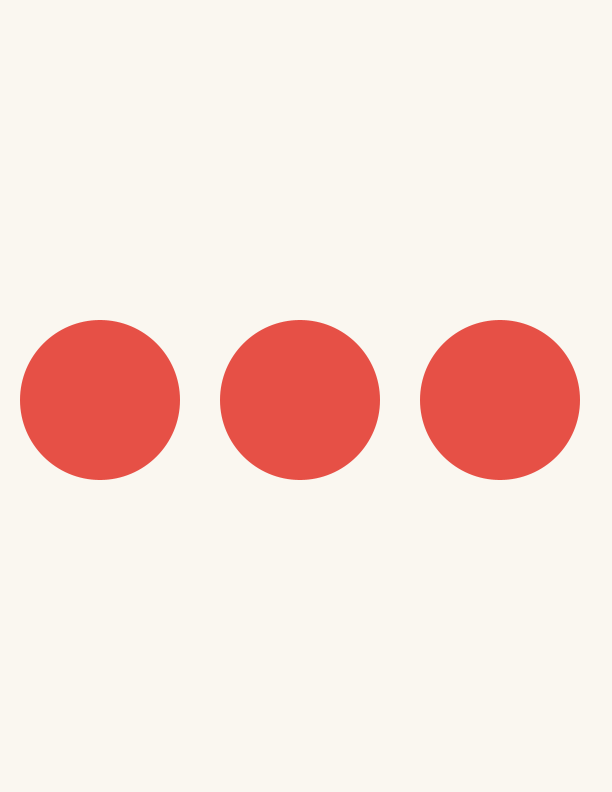
Frame 1 (no input)
Frame 2 (the mouse pressed at the canvas centre, redrawn once): identical to frame 1, image omitted

The Processing sketch that drew this single still picture (run headless with seeded random() and noise(); the mouse was pressed at the canvas centre and the sketch redrawn once):

// Processing sketch: Step03_ThreeCircles
// ── Step03_ThreeCircles.pde
/* ===========================================================
   STEP 3 — THREE CIRCLES
   ===========================================================

   We want a row of circles across the page.

   Replace your one ellipse() line with the three new ellipse()
   lines below.

   =========================================================== */

void settings() {
  size(612, 792);
  pixelDensity(1);   // one pixel for every point on the page
}

void setup() {
  noLoop();   // draw once, then wait
}

void draw() {
  background(250, 247, 240);
  fill(230, 80, 70);
  noStroke();

  // ******************************************
  // ***** REPLACE WITH THESE THREE LINES *****
  // ******************************************
  ellipse(100, 400, 160, 160);
  ellipse(300, 400, 160, 160);
  ellipse(500, 400, 160, 160);
}

/* ===========================================================
   Notes:

   A COLOR STAYS SET UNTIL YOU CHANGE IT

   There is one fill() line, and three circles. All three come
   out the same red.

   fill() does not draw anything. It sets the color that every
   shape after it will use, and it keeps that setting until
   another fill() changes it.

   TRY THESE:
     // -------------------------------------------------
     // add this line between the first and second ellipse()

     fill(60, 120, 180);     // only the circles BELOW this line
                             // change. The first one was already
                             // drawn, so it keeps the old color

     // Try adding a different fill() for each circle.

     // -------------------------------------------------
     // replace the three ellipse() lines with these

     ellipse(100, 400, 160, 160);   // By adjusting the values
     ellipse(300, 300, 160, 160);   // we can reposition the shapes.
     ellipse(500, 200, 160, 160);


   =========================================================== */
